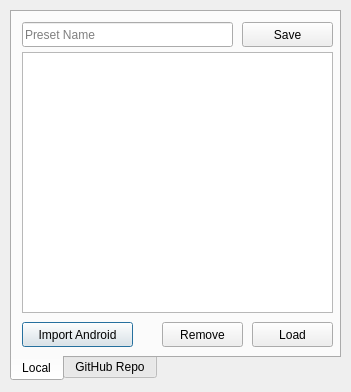
<?xml version="1.0" encoding="UTF-8"?>
<ui version="4.0">
 <class>Preset</class>
 <widget class="QDialog" name="Preset">
  <property name="geometry">
   <rect>
    <x>0</x>
    <y>0</y>
    <width>351</width>
    <height>392</height>
   </rect>
  </property>
  <property name="windowTitle">
   <string>Custom Presets</string>
  </property>
  <property name="windowIcon">
   <iconset resource="resources.qrc">
    <normaloff>:/main/viper.png</normaloff>:/main/viper.png</iconset>
  </property>
  <widget class="QTabWidget" name="tabWidget">
   <property name="geometry">
    <rect>
     <x>10</x>
     <y>10</y>
     <width>331</width>
     <height>371</height>
    </rect>
   </property>
   <property name="tabPosition">
    <enum>QTabWidget::South</enum>
   </property>
   <property name="currentIndex">
    <number>0</number>
   </property>
   <widget class="QWidget" name="local">
    <attribute name="title">
     <string>Local</string>
    </attribute>
    <widget class="QPushButton" name="importBtn">
     <property name="geometry">
      <rect>
       <x>10</x>
       <y>310</y>
       <width>111</width>
       <height>25</height>
      </rect>
     </property>
     <property name="text">
      <string>Import Android</string>
     </property>
    </widget>
    <widget class="QPushButton" name="add">
     <property name="geometry">
      <rect>
       <x>230</x>
       <y>10</y>
       <width>91</width>
       <height>25</height>
      </rect>
     </property>
     <property name="toolTip">
      <string>Adds current config as a preset</string>
     </property>
     <property name="text">
      <string>Save</string>
     </property>
    </widget>
    <widget class="QListWidget" name="files">
     <property name="geometry">
      <rect>
       <x>10</x>
       <y>40</y>
       <width>311</width>
       <height>261</height>
      </rect>
     </property>
     <property name="contextMenuPolicy">
      <enum>Qt::CustomContextMenu</enum>
     </property>
    </widget>
    <widget class="QPushButton" name="load">
     <property name="geometry">
      <rect>
       <x>240</x>
       <y>310</y>
       <width>81</width>
       <height>25</height>
      </rect>
     </property>
     <property name="text">
      <string>Load</string>
     </property>
    </widget>
    <widget class="QPushButton" name="remove">
     <property name="geometry">
      <rect>
       <x>150</x>
       <y>310</y>
       <width>81</width>
       <height>25</height>
      </rect>
     </property>
     <property name="text">
      <string>Remove</string>
     </property>
    </widget>
    <widget class="QLineEdit" name="presetName">
     <property name="geometry">
      <rect>
       <x>10</x>
       <y>10</y>
       <width>211</width>
       <height>25</height>
      </rect>
     </property>
     <property name="placeholderText">
      <string>Preset Name</string>
     </property>
    </widget>
   </widget>
   <widget class="QWidget" name="githubrepo">
    <attribute name="title">
     <string>GitHub Repo</string>
    </attribute>
    <widget class="QListWidget" name="repoindex">
     <property name="geometry">
      <rect>
       <x>10</x>
       <y>40</y>
       <width>311</width>
       <height>261</height>
      </rect>
     </property>
     <property name="contextMenuPolicy">
      <enum>Qt::CustomContextMenu</enum>
     </property>
    </widget>
    <widget class="QPushButton" name="download">
     <property name="geometry">
      <rect>
       <x>240</x>
       <y>310</y>
       <width>81</width>
       <height>25</height>
      </rect>
     </property>
     <property name="text">
      <string>Download</string>
     </property>
    </widget>
    <widget class="QLabel" name="status">
     <property name="geometry">
      <rect>
       <x>10</x>
       <y>310</y>
       <width>131</width>
       <height>24</height>
      </rect>
     </property>
     <property name="text">
      <string/>
     </property>
    </widget>
    <widget class="QLabel" name="label">
     <property name="geometry">
      <rect>
       <x>10</x>
       <y>10</y>
       <width>301</width>
       <height>17</height>
      </rect>
     </property>
     <property name="font">
      <font>
       <pointsize>10</pointsize>
      </font>
     </property>
     <property name="text">
      <string>Repository maintained by L3vi47h4N</string>
     </property>
    </widget>
    <widget class="QPushButton" name="githubRepo">
     <property name="geometry">
      <rect>
       <x>250</x>
       <y>7</y>
       <width>71</width>
       <height>25</height>
      </rect>
     </property>
     <property name="text">
      <string>GitHub</string>
     </property>
    </widget>
    <widget class="QPushButton" name="upload">
     <property name="geometry">
      <rect>
       <x>150</x>
       <y>310</y>
       <width>81</width>
       <height>25</height>
      </rect>
     </property>
     <property name="text">
      <string>Upload</string>
     </property>
    </widget>
   </widget>
  </widget>
 </widget>
 <resources>
  <include location="resources.qrc"/>
 </resources>
 <connections/>
</ui>
